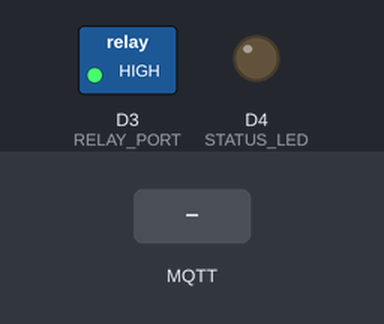
Bench run of a program on a simulated ESP8266 (NodeMCU). Shown: switched loads named in the program (green lamp = pin HIGH), output pins drawn as LEDs (lit = HIGH). Inputs (shaded band) come from the test bench. WiFi joins after 1.5 s; servers stay silent unless stated; storage starts empty; no MQTT or app messages arrive unless stated; what the program prints to the serial monitor is not drawn.

Above: at 0.1 s.
At 2.8 s:
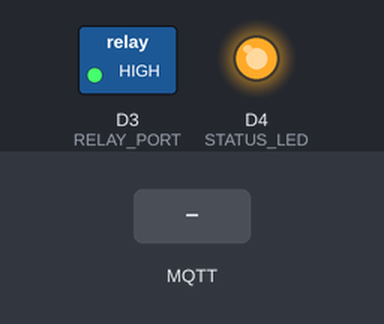
2.9 s: MQTT message "1" arrives on the first subscribed topic
4.6 s: MQTT message "on" arrives on the first subscribed topic
6.1 s: MQTT message "off" arrives on the first subscribed topic
Timing chart, 0 to 9.1 s (numbered marks = the images above; inputs shaded):
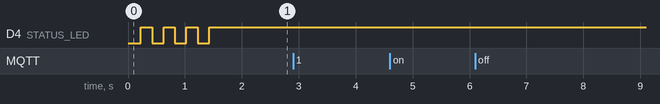

Measured:
- after the input at 2.9 s, every drawn part: stays the same
- after the input at 4.6 s, every drawn part: stays the same
- after the input at 6.1 s, every drawn part: stays the same

The program:

main.cpp
```cpp
// Arduino Library
#include "Arduino.h"

// Wifi Libraries
#include <ESP8266WiFi.h>
#include <WiFiClient.h>

// Web Server
#include <ESP8266WebServer.h>
#include <ESP8266mDNS.h>

// mDNS Client
#include <ESP8266mDNS.h>

// File System
#include "FS.h"

// MQTT Client
#include <PubSubClient.h>

// Constants
const int RELAY_PORT = D3;
const int STATUS_LED = LED_BUILTIN;
const int WEB_SERVER_PORT = 9292;
const char* MQTT_SERVER = "iot.burak-dogan.com";
char MQTT_NODE[19];
const char* MQTT_USER = "iotuser";
const char* MQTT_PASS = "BUR@k111";
//const char* WIFI_SSID = "PlatinMarket Private";
const char* WIFI_SSID = "Dogan's Wi-Fi";
//const char* WIFI_PASSWORD = "PGAJ6ZAKVPKE";
const char* WIFI_PASSWORD = "BUR@k111";

// Variables
bool opening = false;

// Declerations
MDNSResponder mdns;
ESP8266WiFiClass Wifi;
WiFiClient net;
PubSubClient pClient(net);
ESP8266WebServer webServer(WEB_SERVER_PORT);

/*
 * Make wireless connection
 */
void connectWifi() {
  Serial.print("Waiting wireless connection.");
  while (!Wifi.isConnected()) {
    Serial.print(".");
    digitalWrite(STATUS_LED, LOW);
    delay(200);
    digitalWrite(STATUS_LED, HIGH);
    delay(200);
  }
  Serial.println("Connected!");
  Serial.println("SSID: " + Wifi.SSID() + " & IpAddress: " + Wifi.localIP().toString());
  digitalWrite(STATUS_LED, HIGH);
}

//MQTT callback
void callback(char* topic, byte* payload, unsigned int length) {

	//convert topic to string to make it easier to work with
	String topicStr = topic;

	//this is a fix because the payload passed to the callback isn't null terminated
	//so we create a new string with a null termination and then turn that into a string
	char payloadFixed[100];
	memcpy(payloadFixed, payload, length);
	payloadFixed[length] = '\0';
	String payloadStr = (char*)payloadFixed;

	char byteToSend = 0;

  Serial.println("Topic came:" + topicStr);
  Serial.println(payloadStr);
}

/*
 * Make MQTT Server connection
 */
void connectMQTT() {
  while (!pClient.connected()) {
    Serial.print("Attempting MQTT connection...");
    // Attempt to connect
    if (pClient.connect(MQTT_NODE, MQTT_USER, MQTT_PASS)) {
      Serial.println("connected");
      // ... and subscribe to topic
      pClient.setCallback(callback);
      pClient.subscribe("/house/door1");
    } else {
      Serial.print("failed, rc=");
      Serial.print(pClient.state());
      Serial.println(" try again in 5 seconds");
      // Wait 5 seconds before retrying
      delay(5000);
    }
  }
  digitalWrite(STATUS_LED, HIGH);
}

/*
 * Open door
 */
void openDoor() {
  if (opening) return;
  opening = true;
  digitalWrite(RELAY_PORT, LOW);
  delay(1500);
  digitalWrite(RELAY_PORT, HIGH);
  opening = false;
}

/*
 * Open door from web server
 */
void webOpenDoor() {
  webServer.send(200, "text/plain", "OK");
  openDoor();
}

/*
 * Web not found page
 */
void webNotFound() {
  webServer.send(404, "text/plain", "404 - Not Found");
}

/*
 * Web server index
 */
void webIndex() {
  //File f = SPIFFS.open("/index.html", "r");
  webServer.send(200, "text/plain", "Hello World");
}

//generate unique name from MAC addr
String macToStr(const uint8_t* mac){
  String result;
  for (int i = 0; i < 6; ++i) {
    result += String(mac[i], 16);
  }
  result.toUpperCase();
  return result;
}

/*
 * Setup
 */
void setup(){
  // Set serial
  Serial.begin(115200);
  Serial.println("                ");
  Serial.println("Door opener v1.0");
  Serial.println("Based on ESP8266");
  Serial.println("Author Burak Doğan <bdogan85@gmail.com>");

  // File system begin
  if (SPIFFS.begin()) {
    Serial.println("SPI FileSystem started");
  }

  // Pin config
  pinMode(RELAY_PORT, OUTPUT);
  digitalWrite(RELAY_PORT, HIGH);
  pinMode(STATUS_LED, OUTPUT);
  digitalWrite(STATUS_LED, HIGH);

  // Connect Wifi
  Wifi.mode(WIFI_STA);
  uint8_t mac[WL_MAC_ADDR_LENGTH];
  Wifi.macAddress(mac);
  Wifi.setAutoConnect(true);
  Wifi.begin(WIFI_SSID, WIFI_PASSWORD);
  connectWifi();

  String macAddress = "ESP8266-" + macToStr(mac);
  memset(MQTT_NODE, 0, macAddress.length() + 1);
  for (int i=0; i < macAddress.length(); i++) MQTT_NODE[i] = macAddress.charAt(i);

  // Set web server callbacks
  webServer.on("/open", webOpenDoor);
  webServer.on("/", webIndex);
  webServer.onNotFound(webNotFound);
  webServer.begin();
  Serial.println("Web server started at port " + (String)WEB_SERVER_PORT);

  // Start mDns
  if (mdns.begin(MQTT_NODE, WiFi.localIP())) {
    Serial.println("MDNS responder started with node " + (String)MQTT_NODE);
  }

  // MQTT Client
  pClient.setServer(MQTT_SERVER, 8883);

  connectMQTT();

}

/*
 * Main Loop
 */
void loop() {

  // Check Wireless connection
  if (!Wifi.isConnected()) {
    connectWifi();
  }

  // Handle Web Request
  webServer.handleClient();

  if (!pClient.connected()) {
    connectMQTT();
  }

  pClient.loop();

  delay(500);
}
```
